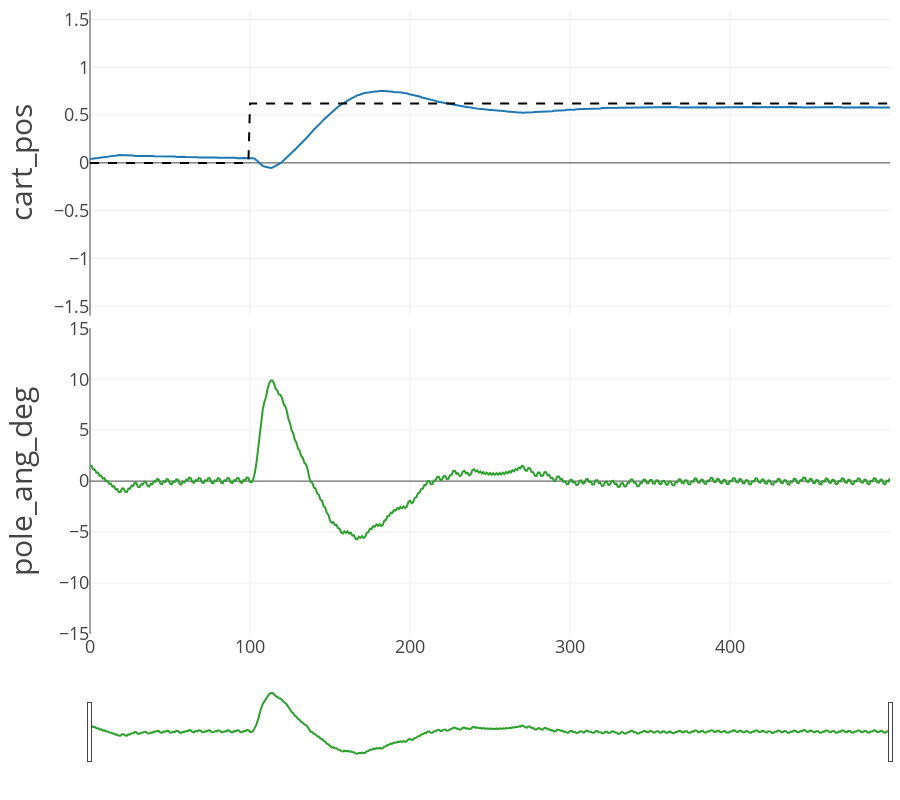

Source (notebook cell):
### Code cell
EP = 0

fig = cprender.lineplot(df, ep=EP, incl_velo=False)
fig.show()

### Figure 1 — Plotly figure (JSON) as saved in the notebook; plotly's stock layout.template omitted (floating-point values rounded to 4 significant figures; data arrays with more than 128 entries replaced by an {"elided": "..."} marker saying what was removed)
{"data": [{"mode": "lines", "name": "cart_pos", "showlegend": false, "type": "scatter", "x": {"elided": "501 int values"}, "xaxis": "x", "y": {"elided": "501 float values"}, "yaxis": "y"}, {"line": {"color": "black", "dash": "dash"}, "mode": "lines", "name": "cart_pos_setpoint", "showlegend": false, "type": "scatter", "x": {"elided": "501 int values"}, "xaxis": "x", "y": {"elided": "501 float values"}, "yaxis": "y"}, {"mode": "lines", "name": "pole_ang_deg", "showlegend": false, "type": "scatter", "x": {"elided": "501 int values"}, "xaxis": "x2", "y": {"elided": "501 float values"}, "yaxis": "y2"}], "layout": {"height": 800, "hovermode": "x unified", "legend": {"orientation": "h", "x": 0.5, "xanchor": "center", "y": -0.02, "yanchor": "top"}, "margin": {"b": 10, "l": 90, "r": 10, "t": 10}, "xaxis": {"anchor": "y", "domain": [0, 1], "matches": "x2", "range": [0, 500], "showticklabels": false, "tickfont": {"size": 18}}, "xaxis2": {"anchor": "y2", "domain": [0, 1], "range": [0, 500], "rangeslider": {"visible": true}, "tickfont": {"size": 18}}, "yaxis": {"anchor": "x", "domain": [0.51, 1], "range": [-1.6, 1.6], "tickfont": {"size": 18}, "title": {"font": {"size": 30}, "text": "cart_pos"}}, "yaxis2": {"anchor": "x2", "domain": [0, 0.49], "range": [-15, 15], "tickfont": {"size": 18}, "title": {"font": {"size": 30}, "text": "pole_ang_deg"}}}}
